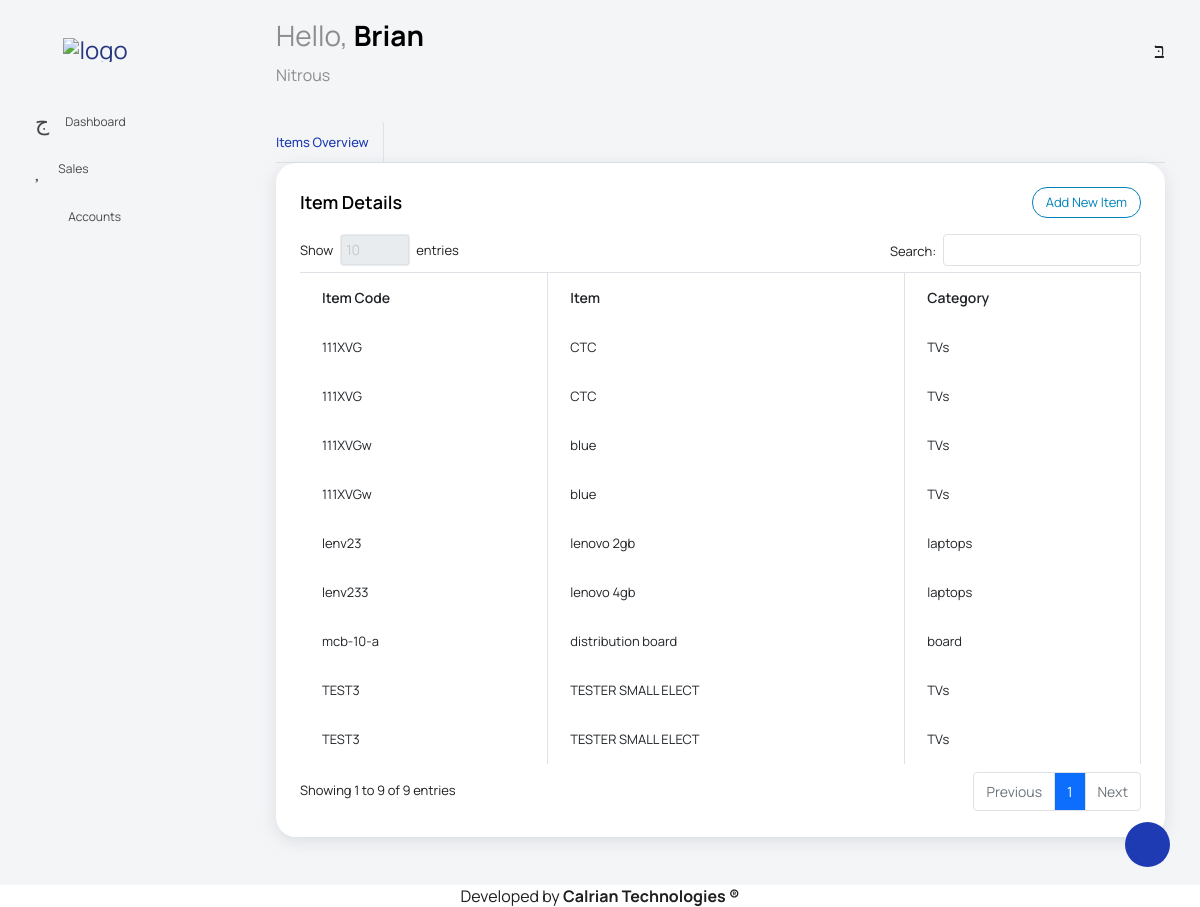
The app's page /items/ (signed in) with its own data.
### shop/models.py (models this page shows, shortened)
class Item(models.Model):
    code = models.CharField(max_length=20,null=False)
    name = models.CharField(max_length=20)
    category = models.ForeignKey(Category, on_delete=models.CASCADE)
    unit_price = models.PositiveIntegerField()

class Category(models.Model):
    name = models.CharField(max_length=20,)
    def __str__(self):
        return self.name

### shop/views.py (the view)
# urls.py: path('items/', ItemListView.as_view(), name='item_list'),
class ItemListView(ListView):
    model = Item
    template_name = 'shop/item_list.html'
    context_object_name = 'items'

### shop/templates/shop/item_list.html
{% extends 'shop/index.html' %}
{% load static %}
{% block content %}
  <div class="main-panel">
    <div class="content-wrapper">
      <div class="row">
        <div class="col-sm-12">
          <div class="home-tab">
            <div class="d-sm-flex align-items-center justify-content-between border-bottom">
              <ul class="nav nav-tabs" role="tablist">
                <li class="nav-item">
                  <a class="nav-link active ps-0" id="home-tab" data-bs-toggle="tab" href="#overview" role="tab" aria-controls="overview" aria-selected="true">Items Overview</a>
                </li>
              </ul>
              </div>
            </div>
            <div class="row">
              <div class="col d-flex flex-column">
                <div class="row flex-grow">
                  <div class="col-lg-12 grid-margin stretch-card">
                    <div class="card">
                      <div class="card-body overflow-auto">
                         <div style="display: flex; justify-content: space-between; align-items: center;">
                        <h4 class="card-title" style="margin: 0;">
                          Item Details
                        </h4>
                        <div>
                            <a class="btn btn-outline-info btn-sm" href="{% url 'shop:item_create'%}">Add New Item</a>
                          </div>
                        </div>
                        <div class="table-responsive pt-3">
                          <table class="table table-bordered" id="dataTable" width="100%" cellspacing="0">
                            <thead>
                              <tr>
                                <th>Item Code</th>
                                <th>Item</th>
                                <th>Category</th>
                              </tr>
                            </thead>
                            <tbody>
                                {%for item in items%}
                                <tr>
                                  <td>{{item.code }}</td>
                                  <td>{{item.name}}</td>
                                  <td>{{item.category}}</td>
                                </tr>
                                {%endfor%}
                            </tbody>
                          </table>
                        </div>
                      </div>
                    </div>
                  </div>
                </div>
              </div>
            </div>
          </div>
        </div>
      </div>
    </div>
  </div>
{% endblock %}

### shop/templates/shop/index.html (shortened to what this page needs)
<!DOCTYPE html>
{% load static %}
<html lang="en">
<head>
  <link rel="stylesheet" href="{%static '/css/main.css'%}">
  <link rel="stylesheet" href="{%static 'vendors/feather/feather.css'%}">
  <link rel="stylesheet" href="{%static 'vendors/mdi/css/materialdesignicons.min.css'%}">
  <link rel="stylesheet" href="{%static 'vendors/ti-icons/css/themify-icons.css'%}">
  <link rel="stylesheet" href="{%static 'vendors/typicons/typicons.css'%}">
  <link rel="stylesheet" href="{%static 'vendors/simple-line-icons/css/simple-line-icons.css'%}">
  <link rel="stylesheet" href="{%static 'vendors/css/vendor.bundle.base.css'%}">
  <link rel="stylesheet" href="{%static 'vendors/datatables/dataTables.bootstrap4.css'%}">
  <link rel="stylesheet" href="{%static 'js/select.dataTables.min.css'%}">
  <link rel="stylesheet" href="{%static 'css/vertical-layout-light/style.css'%}">
</head>
<body>
  <div class="container-scroller">
  <nav class="navbar default-layout col-lg-12 col-12 p-0 fixed-top d-flex align-items-top flex-row">
    <div class="text-center navbar-brand-wrapper d-flex align-items-center justify-content-start">
        <div class="me-3">
            <button class="navbar-toggler navbar-toggler align-self-center" type="button" data-bs-toggle="minimize">
                <span class="icon-menu"></span>
            </button>
        </div>
        <div>
            <a class="navbar-brand brand-logo" href="{% url 'shop:home' %}">
                <img src="{% static 'images/l' %}" alt="logo" />
            </a>
        </div>
    </div>
    <div class="navbar-menu-wrapper d-flex align-items-top">
        <ul class="navbar-nav">
            <li class="nav-item font-weight-semibold d-none d-lg-block ms-0">
                <h1 class="welcome-text">Hello, <span class="text-black fw-bold">{% firstof user.get_short_name user.get_username %}</span></h1>
                <h3 class="welcome-sub-text">Nitrous</h3>
            </li>
        </ul>
        <ul class="navbar-nav ms-auto">
            <li class="nav-item dropdown d-none d-lg-block user-dropdown">
                <a class="nav-link" id="UserDropdown" href="#" data-bs-toggle="dropdown" aria-expanded="false">
                    <i class="mdi mdi-account-circle-outline icon-lg"></i>
                </a>
            </li>
        </ul>
    </div>
</nav>
    <div class="container-fluid page-body-wrapper">
      <div class="theme-setting-wrapper">
        <div id="settings-trigger"><i class="ti-settings"></i></div>
      </div>
      <nav class="sidebar sidebar-offcanvas" id="sidebar">
        <ul class="nav">
          <li class="nav-item">
            <a class="nav-link " href="{%url 'shop:home'%}">
              <i class="mdi mdi-bank-outline menu-icon"></i>
              <span class="menu-title">Dashboard</span>
            </a>
          </li>
          <li class="nav-item">
            <a class="nav-link" data-bs-toggle="collapse" href="#clients" aria-expanded="false" aria-controls="ui-basic">
              <i class="menu-icon mdi mdi-account"></i>
              <span class="menu-title">Sales</span>
              <i class="menu-arrow"></i>
            </a>
          </li>
          <li class="nav-item">
            <a class="nav-link" data-bs-toggle="collapse" href="#shop" aria-expanded="false" aria-controls="ui-basic">
              <i class="menu-icon mdi mdi-wallet"></i>
              <span class="menu-title">Accounts</span>
              <i class="menu-arrow"></i>
            </a>
          </li>
        </ul>
      </nav>
      {% block content %}
      {% endblock  %}
      </div>
    {% include 'shop/footer.html' %}
</body>
</html>

### records on screen
Item: code "111XVG", name "CTC", category "TVs"
Item: code "111XVG", name "CTC", category "TVs"
Item: code "TEST3", name "TESTER SMALL ELECT", category "TVs"
Item: code "TEST3", name "TESTER SMALL ELECT", category "TVs"
Item: code "111XVGw", name "blue", category "TVs"
Item: code "111XVGw", name "blue", category "TVs"
Item: code "mcb-10-a", name "distribution board", category "board"
Item: code "lenv23", name "lenovo 2gb", category "laptops"
Item: code "lenv233", name "lenovo 4gb", category "laptops"
